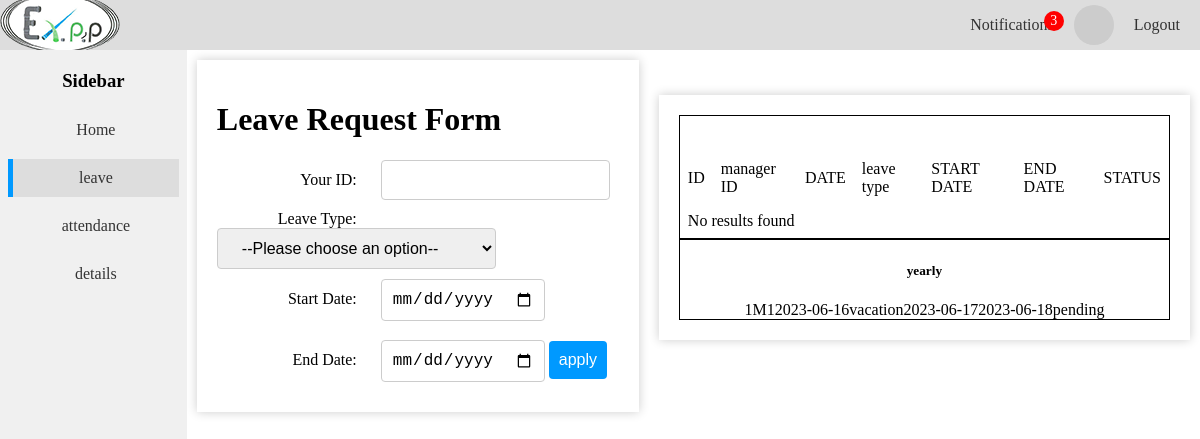
Screenshot of /managerleave.php with the database file from the repository.
### tables this page shows
CREATE TABLE `employee_leave` (
  `leaveID` int(11) NOT NULL,
  `employeeID` int(11) DEFAULT NULL,
  `managerID` varchar(255) DEFAULT NULL,
  `date` date NOT NULL,
  `leavetype` varchar(50) NOT NULL,
  `startdate` date NOT NULL,
  `enddate` date NOT NULL,
  `status` varchar(15) NOT NULL
);

### managerleave.php (the view, shortened to what this page needs)
<!DOCTYPE html>
<html>
<head>
</head>
<body>
<div class="page-container">
  <?php include 'header.php'; ?>
  <div class="content-container">
  <div class="sidebar">
    <h3>Sidebar</h3>
    <a href="managerdashboard.php">Home</a>
    <a class="active"href="managerleave.php">leave</a>
    <a href="managerattendance.php">attendance</a>
    <a href="managerdetails.php">details</a>
  </div>
  <div class="rightofsidebar">
<div class="container">
   <h1>Leave Request Form</h1>
   <form action="fillleave.php" method="post"><label for="userID">Your ID:</label>
        <input type="text" id="userID" name="userID" value="<?php echo $_SESSION['user_type']; ?>" required><br>
        <label for="leavetype">Leave Type:</label>
        <select id="leavetype" name="leavetype" required>
            <option value="">--Please choose an option--</option>
        </select><br>
        <label for="startdate">Start Date:</label>
        <input type="date" id="startdate" name="startdate" required><br>
        <label for="enddate">End Date:</label>
        <input type="date" id="enddate" name="enddate" required>
        <input type="submit" value="apply">
    </form>
    </div>
    <div class="container">
     <div class="employee-info">
    <table>
            <thead> <br><br>
            <tr>
                <td>ID</td>
                <td>manager ID</td>
                <td>DATE</td>
                <td>leave type</td>
                <td>START DATE</td>
                <td>END DATE</td>
                <td>STATUS</td>
            </tr>
            </thead>
         <tbody>
            <?php
            require_once "connection.php";
            $sql = "SELECT * from employee_leave WHERE managerID IS NOT NULL  AND date=CURDATE()";
            $query = $conn->query($sql);
            if ($query->num_rows > 0) {
              while($row = $query->fetch_assoc()) {
                  echo "<tr>";
                  echo "<td>" . $row["leaveID"] . "</td>";
                  echo "<td>" . $row["managerID"] . "</td>";
                  echo "<td>" . $row["date"] . "</td>";
                  echo "<td>" . $row["leavetype"] . "</td>";
                  echo "<td>" . $row["startdate"] . "</td>";
                  echo "<td>" . $row["enddate"] . "</td>";
                  echo "<td>" . $row["status"] . "</td>";
                  echo "</tr>";
              }
          } else {
              echo "<tr><td colspan='11'>No results found</td></tr>";
          }
            ?>
         </tbody>
        </table>
    </div>
    <div class="employee-info">
    <h5>yearly</h5>
    <div>
    <?php
        require_once "connection.php";
        $sql = "SELECT * from employee_leave WHERE managerID IS NOT NULL AND YEAR(date) = YEAR(CURDATE())";
        $query = $conn->query($sql);
        if ($query->num_rows > 0) {
            while($row = $query->fetch_assoc()) {
                echo "<tr>";
                echo "<td>" . $row["leaveID"] . "</td>";
                echo "<td>" . $row["managerID"] . "</td>";
                echo "<td>" . $row["date"] . "</td>";
                echo "<td>" . $row["leavetype"] . "</td>";
                echo "<td>" . $row["startdate"] . "</td>";
                echo "<td>" . $row["enddate"] . "</td>";
                echo "<td>" . $row["status"] . "</td>";
                echo "</tr>";
            }
        } else {
            echo "<tr><td colspan='11'>No results found</td></tr>";
        }
        ?>
    </div>
    </div>
</div>
  </div>
  </div>
</body>
</html>

### managerleave.php (style rules this page uses)
body { margin: 0; padding: 0; display: flex; flex-direction: row; justify-content: flex-start; align-items: stretch; }
.page-container { display: flex; flex-direction: column; justify-content: flex-start; align-items: stretch; }
.content-container { display: flex; flex-direction: row; justify-content: flex-start; align-items: stretch; }
.sidebar { width: 200px; height: 100vh; background-color: #f0f0f0; padding: 20px; box-sizing: border-box; display: flex; flex-direction: column; justify-content: flex-start; align-items: center; }
.sidebar h3 { margin-top: 0; }
.sidebar a { display: block; margin-bottom: 10px; padding: 10px; width: 100%; text-align: center; text-decoration: none; color: #333; border-left: 5px solid transparent; }
.sidebar a.active, .sidebar a:hover { background-color: #ddd; border-left-color: #09f; }
.rightofsidebar { margin: 0; padding: 0; display: flex; flex-direction: row; justify-content: flex-start; align-items: baseline; }
.container { max-width: 600px; height: auto; margin: 10px; padding: 20px; background-color: #fff; box-shadow: 0 0 10px rgba(0,0,0,0.2); }
h3 { margin-top: 0; }
.employee-info { text-align: center; border-style: solid; border-width: 1px; border-color: #000000; background-color: #FFFFFF; }
table { border-collapse: collapse; width: 100%; }
th, td { text-align: left; padding: 8px; }
form { display:block; flex-wrap :wrap; justify-content:left; align-items:center; }
label { display:inline-block; width :140px; text-align:right; margin-right :20px; }
input[type="submit"] { background-color:#09f ; color:#fff ; border:none ; border-radius :4px ; padding :10px ; cursor:pointer ; font-size :16px ; margin-top :10px ; }
input, select, textarea { position :inherits ; flex :1 ; padding :10px ; border :1px solid #ccc ; border-radius :4px ; box-sizing:border-box ; margin-bottom :10px ; font-size :16px ; }
select { width :inherit ; padding-left: 20px; padding-right: 40px; }

### rows the page displays
employee_leave: leaveID "1", managerID "M1", date "2023-06-16", leavetype "vacation", startdate "2023-06-17", enddate "2023-06-18", status "pending"
